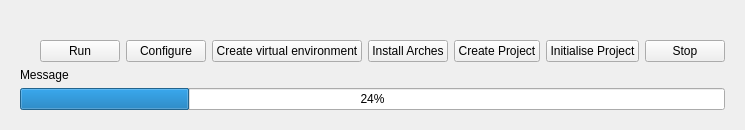
<?xml version="1.0" encoding="UTF-8"?>
<ui version="4.0">
 <class>ActiveProjectWidget</class>
 <widget class="QWidget" name="ActiveProjectWidget">
  <property name="geometry">
   <rect>
    <x>0</x>
    <y>0</y>
    <width>638</width>
    <height>121</height>
   </rect>
  </property>
  <property name="windowTitle">
   <string>Form</string>
  </property>
  <layout class="QVBoxLayout" name="verticalLayout">
   <item>
    <widget class="QWidget" name="activeProjectWidget" native="true">
     <layout class="QVBoxLayout" name="verticalLayout_2">
      <item>
       <widget class="QLabel" name="projectNameLabel">
        <property name="text">
         <string>&lt;project name&gt;</string>
        </property>
       </widget>
      </item>
      <item>
       <layout class="QHBoxLayout" name="horizontalLayout_8">
        <property name="leftMargin">
         <number>20</number>
        </property>
        <item>
         <widget class="QPushButton" name="projectRunButton">
          <property name="text">
           <string>Run</string>
          </property>
         </widget>
        </item>
        <item>
         <widget class="QPushButton" name="projectConfigureButton">
          <property name="text">
           <string>Configure</string>
          </property>
         </widget>
        </item>
        <item>
         <widget class="QPushButton" name="projectVenvButton">
          <property name="text">
           <string>Create virtual environment</string>
          </property>
         </widget>
        </item>
        <item>
         <widget class="QPushButton" name="projectInstallArchesButton">
          <property name="text">
           <string>Install Arches</string>
          </property>
         </widget>
        </item>
        <item>
         <widget class="QPushButton" name="projectCreateProjectButton">
          <property name="text">
           <string>Create Project</string>
          </property>
         </widget>
        </item>
        <item>
         <widget class="QPushButton" name="projectInitButton">
          <property name="text">
           <string>Initialise Project</string>
          </property>
         </widget>
        </item>
        <item>
         <widget class="QPushButton" name="projectStopRunningButton">
          <property name="text">
           <string>Stop</string>
          </property>
         </widget>
        </item>
        <item>
         <spacer name="horizontalSpacer_5">
          <property name="orientation">
           <enum>Qt::Orientation::Horizontal</enum>
          </property>
          <property name="sizeHint" stdset="0">
           <size>
            <width>40</width>
            <height>20</height>
           </size>
          </property>
         </spacer>
        </item>
       </layout>
      </item>
      <item>
       <widget class="QLabel" name="messageLabel">
        <property name="text">
         <string>Message</string>
        </property>
       </widget>
      </item>
      <item>
       <widget class="QProgressBar" name="progressBar">
        <property name="value">
         <number>24</number>
        </property>
       </widget>
      </item>
     </layout>
    </widget>
   </item>
  </layout>
 </widget>
 <resources/>
 <connections/>
</ui>
